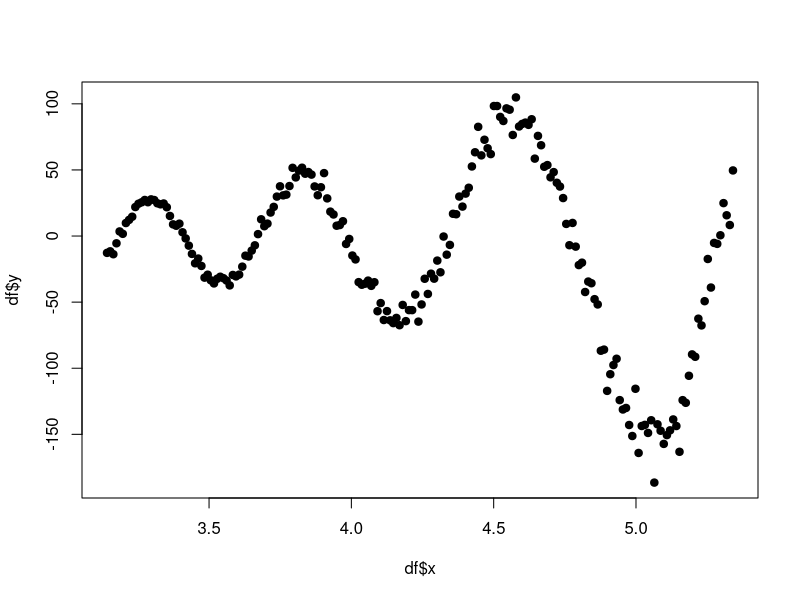

The R script that drew this image: (Note: this script raises an error after producing the figure.)
## ---- chunk 1
#| collapsed: true
#| tags: []
#| vscode: {languageId: r}
dir <- "~/work/courses/stat380/weeks/week-11/"
## ---- chunk 2
#| collapsed: true
#| tags: []
#| vscode: {languageId: r}
packages <- c(
    # Old packages
    "ISLR2",
    "dplyr",
    "tidyr",
    "readr",
    "purrr",
    "glmnet",
    "caret",
    "repr",
    "tidyverse",
    "mlbench",
    "nnet",
    "rpart",
    "e1071",
    # NEW
    "torch",
    "torchvision",
    "luz"
)

# renv::install(packages)
sapply(packages, require, character.only=TRUE)
## ---- chunk 3
#| collapsed: true
#| tags: []
generate_data <- function(n, noise = 0.1) {
  x <- seq(1*pi, 1.7*pi, length.out = n)
  y <- exp(x) * (sin(150/x) + rnorm(n, 0, noise))
  data.frame(x = x, y = y)
}

df <- generate_data(200, noise=0.1)
plot(df$x, df$y, pch = 19)
## ---- chunk 4
#| collapsed: true
#| tags: []
x_new <- seq(0.9 * pi, 2.1 * pi, length.out=1000)
df_new <- data.frame(x = x_new)

plt_reg <- function(f, x,...){
    ynew <- f(x)
    ylim <- range(c(ynew, df$y))
    ylim[1] <- max(c(-800, ylim[1]))
    ylim[2] <- min(c(250, ylim[2]))
    xlim <- range(x)
    
    plot(df$x, df$y, pch = 22, col="red", xlim=xlim, ylim=ylim,...)
    points(x[, 1], ynew, pch=22, type="l")
}
## ---- chunk 5
#| collapsed: true
#| tags: []
p <- 1
q1 <- 20
q2 <- 100

reg_module <- nn_module(
  initialize = function() {
    self$input_to_hidden1 <- nn_linear(p, q1)
    self$hidden1_to_hidden2 <- nn_linear(q1, q2)
    self$hidden2_to_output <- nn_linear(q2, 1)
    self$activation <- nn_relu()
    self$sigmoid <- nn_sigmoid()
  },
  forward = function(x) {
    x %>% 
      self$input_to_hidden1() %>% 
      self$activation() %>% 
      self$hidden1_to_hidden2() %>% 
      self$activation() %>% 
      self$hidden2_to_output()
  }
)
## ---- chunk 6
#| collapsed: true
#| tags: []
regressor <- 
function(train, type="nn", ...){
    
    if(type == "lm"){
        f = \(x) lm(y ~ x, df) %>% 
                    predict(., x)
    }
    
    else if(type == "rpart"){
        f = \(x) 
            rpart(y ~ x, df) %>% 
            predict(., x)
    }
        
    else if(type == "svm"){
        f = \(x)
            svm(y ~ x, df, kernel="radial") %>% 
            predict(., x)
    } 
        
    else if(type == "nn"){
        X_tensor <- torch_tensor(cbind(df$x %>% as.matrix()), dtype=torch_float())
        y_tensor <- torch_tensor(cbind(df$y %>% as.matrix()), dtype=torch_float())
        F <- reg_module()
        optimizer <- optim_adam(F$parameters, lr=0.2)
        epochs <- 1000

        for(i in 1:epochs){
            loss <- nn_mse_loss()(F(X_tensor), y_tensor)
            optimizer$zero_grad()
            loss$backward()
            optimizer$step()
        }
        f = \(x) as_array(F( torch_tensor(x %>% as.matrix(), dtype=torch_float()) ))
    }
    
    return(f)
}
## ---- chunk 7
#| collapsed: true
#| tags: []
f <- regressor(df, "nn")
plt_reg(f, df_new)
## ---- chunk 8
#| collapsed: true
#| tags: []
ex <- \(x) ifelse(
    ((abs(x[1]) + 0.05 * rnorm(1)  > 0.50 && abs(x[2]) + 0.05 * rnorm(1)  > 0.50)) || 
    ((abs(x[1]) + 0.05 * rnorm(1)  < 0.25 && abs(x[2]) + 0.05 * rnorm(1)  < 0.25)),
    1, 0
)

gen_classification_data <- function(n=500){
    X <- t(replicate(n, 2 * runif(2) - 1))
    y <- apply(X, 1, ex) %>% as.factor()
    col <- ifelse(y == 0, "blue", "red")
    df <- data.frame(y = y, x1 = X[, 1], x2 = X[, 2], col=col)
    return(df)
}
## ---- chunk 9
#| collapsed: true
#| tags: []
df <- gen_classification_data(500)
plot(df$x1, df$x2, col = df$col, pch = 19)
## ---- chunk 10
#| collapsed: true
#| tags: []
Xnew <- cbind(
    rep(seq(-1.1, 1.1, length.out=50), 50),
    rep(seq(-1.1, 1.1, length.out=50), each = 50)
)

df_new = data.frame(x1=Xnew[, 1], x2=Xnew[, 2])

plt <- function(f, x){
    plot(x[, 1], x[, 2], col=ifelse(f(x) < 0.5, "blue", "red"), pch=22)
    points(df$x1, df$x2, col= ifelse(y == "0", "blue", "red"), pch = 19)
}

overview <- function(f){
    predicted <- ifelse(f(df[, -1]) < 0.5, 0, 1)
    actual <- df[, 1]
    table(predicted, actual)
}
## ---- chunk 11
#| collapsed: true
#| tags: []
p <- 2
q <- 20

hh1_module <- nn_module(
  initialize = function() {
      
    self$input_to_hidden <- nn_linear(p, q)
      
    self$hidden_to_output <- nn_linear(q, 1)
      
    self$activation <- nn_relu()
      
    self$sigmoid <- nn_sigmoid()
  },
  forward = function(x) {
    x %>% 
      self$input_to_hidden() %>% 
      self$activation() %>% 
      self$hidden_to_output() #%>% 
      self$sigmoid()
  }
)


q1 <- 100
q2 <- 20

hh2_module <- nn_module(
  initialize = function() {
    self$input_to_hidden1 <- nn_linear(p, q1)
    self$hidden1_to_hidden2 <- nn_linear(q1, q2)
    self$hidden2_to_output <- nn_linear(q2, 1)
    self$activation <- nn_relu()
    self$sigmoid <- nn_sigmoid()
  },
  forward = function(x) {
    x %>% 
      self$input_to_hidden1() %>% 
      self$activation() %>% 
      self$hidden1_to_hidden2() %>% 
      self$activation() %>% 
      self$hidden2_to_output() %>% 
      self$sigmoid()
  }
)
## ---- chunk 12
#| collapsed: true
#| tags: []
classifier <- 
function(train, type="nn", ...){
    
    if(type == "logistic"){
        f = \(x) glm(y ~ x1 + x2, train, family=binomial()) %>% 
                 predict(., x, type="response")
    }
    
    else if(type == "rpart"){
        f = \(x) 
            rpart(y ~ x1 + x2, df, method="class") %>% 
            predict(., x, type="class") %>% 
            as.numeric(.) - 1
    }
        
    else if(type == "svm"){
        f = \(x)
            svm(y ~ x1 + x2, df, kernel="radial") %>% 
            predict(., x) %>% 
            as.numeric(.) - 1
    } 
        
    else if(type == "nn"){
        X_tensor <- torch_tensor(train[, -1] %>% as.matrix(), dtype=torch_float())
        y_tensor <- torch_tensor(cbind(train$y %>% as.numeric() - 1), dtype=torch_float())
        F <- hh2_module()
        optimizer <- optim_adam(F$parameters, lr=0.05)
        epochs <- 1000

        for(i in 1:epochs){
            loss <- nn_bce_loss()(F(X_tensor), y_tensor)
            optimizer$zero_grad()
            loss$backward()
            optimizer$step()
        }
        f = \(x) as_array(F( torch_tensor(x %>% as.matrix(), dtype=torch_float()) ))
    }
    
    return(f)
}
## ---- chunk 13
#| collapsed: true
#| tags: []
ex <- \(x) ifelse(
    ((abs(x[1]) + 0.05 * rnorm(1)  > 0.50 && abs(x[2]) + 0.05 * rnorm(1)  > 0.50)) || 
    ((abs(x[1]) + 0.05 * rnorm(1)  < 0.25 && abs(x[2]) + 0.05 * rnorm(1)  < 0.25)),
    1, 0
)


n <- 300
X <- t(replicate(n, 2 * runif(2) - 1))
y <- apply(X, 1, ex) %>% as.factor()
col <- ifelse(y == 0, "blue", "red")
df <- data.frame(y = y, x1 = X[, 1], x2 = X[, 2])
plot(df$x1, df$x2, col = col, pch = 19)

Xnew <- cbind(
    rep(seq(-1.1, 1.1, length.out=50), 50),
    rep(seq(-1.1, 1.1, length.out=50), each = 50)
)

df_new = data.frame(x1=Xnew[, 1], x2=Xnew[, 2])
## ---- chunk 14
#| collapsed: true
#| tags: []
options(repr.plot.width=15, repr.plot.height=7.5)
par(mfrow=c(1,2))

f <- classifier(df, "rpart")
plt(f, df_new)

f <- classifier(df, "nn")
plt(f, df_new)

overview(f)
## ---- chunk 15
#| tags: []
nn_model <- nn_module(
  initialize = function(p, q1) {  
    self$hidden1 <- nn_linear(p, q1)
    self$output <- nn_linear(q1, 1)
    self$activation <- nn_relu()
    self$sigmoid <- nn_sigmoid()
  },
    
  forward = function(x) {
    x %>% 
      self$hidden1() %>% 
      self$activation() %>% 
      self$output() %>% 
      self$sigmoid()
  }
)
## ---- chunk 16
#| tags: []
x <- torch_randn(10, 10000)
x
## ---- chunk 17
#| tags: []
nn_model(p=10000, q1=10)(x)
## ---- chunk 18
#| tags: []
nn_model %>%
    setup(
        loss = nn_bce_loss(),
        optimizer = optim_adam
    )
## ---- chunk 19
#| collapsed: true
#| tags: []
nn_model <- nn_module(
  initialize = function(p, q1, q2, q3) {  
    self$hidden1 <- nn_linear(p, q1)
    self$hidden2 <- nn_linear(q1, q2)
    self$hidden3 <- nn_linear(q2, q3)
    self$output <- nn_linear(q3, 1)
    self$activation <- nn_relu()
    self$sigmoid <- nn_sigmoid()
  },
    
  forward = function(x) {
    x %>% 
      self$hidden1() %>% self$activation() %>% 
      self$hidden2() %>% self$activation() %>% 
      self$hidden3() %>% self$activation() %>% 
      self$output() %>% self$sigmoid()
  }
)
## ---- chunk 20
#| tags: []
nn_model %>%
    setup(
        loss = nn_bce_loss(),
        optimizer = optim_adam
    ) %>% 
    set_hparams(p=2, q1=5, q2=7, q3=5) %>% 
    set_opt_hparams(lr=0.02)
## ---- chunk 21
#| tags: []
fit_nn <- nn_model %>%
    setup(
        loss = nn_bce_loss(),
        optimizer = optim_adam
    ) %>% 
    set_hparams(p=2, q1=5, q2=7, q3=5) %>% 
    set_opt_hparams(lr=0.02) %>%
    ### Fit the neural network
    fit(
        data = list(
            as.matrix(df[, -1]),
            as.numeric(df[, 1]) - 1
        ),
        epochs = 10,
        verbose=TRUE
    )
## ---- chunk 22
#| tags: []
plot(fit_nn)
## ---- chunk 23
#| tags: []
predict(fit_nn, cbind(rnorm(10), rnorm(10))) %>% as_array
## ---- chunk 24
#| tags: []
test_ind <- sample(1:nrow(df), 23, replace=FALSE)
## ---- chunk 25
#| tags: []
fit_nn <- nn_model %>%
    setup(
        loss = nn_bce_loss(),
        optimizer = optim_adam
    ) %>% 
    set_hparams(p=2, q1=5, q2=7, q3=5) %>% 
    set_opt_hparams(lr=0.02) %>%
    ### Fit the neural network
    fit(
        data = list(
            as.matrix(df[-test_ind, -1]),
            as.numeric(df[-test_ind, 1]) - 1
        ),
        valid_data = list(
            as.matrix(df[+test_ind, -1]),
            as.numeric(df[+test_ind, 1]) - 1
        ),
        epochs = 10,
        verbose=TRUE
    )
## ---- chunk 26
#| tags: []
plot(fit_nn)
## ---- chunk 27
#| tags: []
predicted <- torch_tensor( sample(0:1, 100, replace=TRUE) )
expected <- torch_tensor( sample(0:1, 100, replace=TRUE) )

metric <- luz_metric_binary_accuracy()

metric <- metric$new()
metric$update(expected, expected)
metric$compute()
## ---- chunk 28
#| collapsed: true
#| tags: []
nn_model %>%
    setup(
        loss = nn_bce_loss(),
        optimizer = optim_adam,
        # Specify the metrics you want to examine
        metrics = list(
            luz_metric_binary_accuracy(),
            luz_metric_binary_auroc()
        )
    )
## ---- chunk 29
#| tags: []
fit_nn <- nn_model %>%
    setup(
        loss = nn_bce_loss(),
        optimizer = optim_adam,
        metrics = list(
            luz_metric_binary_accuracy(),
            luz_metric_binary_auroc()
        )
    ) %>% 
    set_hparams(p=2, q1=5, q2=7, q3=5) %>% 
    set_opt_hparams(lr=0.01) %>%
    ### Fit the neural network
    fit(
        data = list(
            as.matrix(df[-test_ind, -1]),
            as.numeric(df[-test_ind, 1]) - 1
        ),
        valid_data = list(
            as.matrix(df[+test_ind, -1]),
            as.numeric(df[+test_ind, 1]) - 1
        ),
        epochs = 100,
        verbose=TRUE
    )
## ---- chunk 30
#| tags: []
plot(fit_nn)
## ---- chunk 31
#| collapsed: true
#| tags: []
cols <- ifelse(as_array(predict(fit_nn, Xnew)) > 0.5, "red", "blue")
plot(Xnew[, 1], Xnew[, 2], col=cols)
points(df$x1, df$x2, col=col)
## ---- chunk 32
#| collapsed: true
#| tags: []
fit_nn <- nn_model %>%
    setup(
        loss = nn_bce_loss(),
        optimizer = optim_adam,
        metrics = list(
            luz_metric_binary_accuracy()
        )
    ) %>%
    set_hparams(p = 2, q1=20, q2=100, q3=20) %>% 
    set_opt_hparams(lr=0.01) %>% 
    
    # Fitting the actual model
    fit(
        data = list(
            as.matrix(df[-test_ind, -1]),
            as.numeric(df[-test_ind, 1]) - 1
        ),
        valid_data = list(
            as.matrix(df[test_ind, -1]),
            as.numeric(df[test_ind, 1]) - 1
        ),
        epochs = 500,
        verbose=FALSE
    )
## ---- chunk 33
#| collapsed: true
#| tags: []
plot(fit_nn)
## ---- chunk 34
#| collapsed: true
#| tags: []
cols <- ifelse(as_array(predict(fit_nn, Xnew)) > 0.5, "red", "blue")
plot(Xnew[, 1], Xnew[, 2], col=cols)
points(df$x1, df$x2, col=col)
